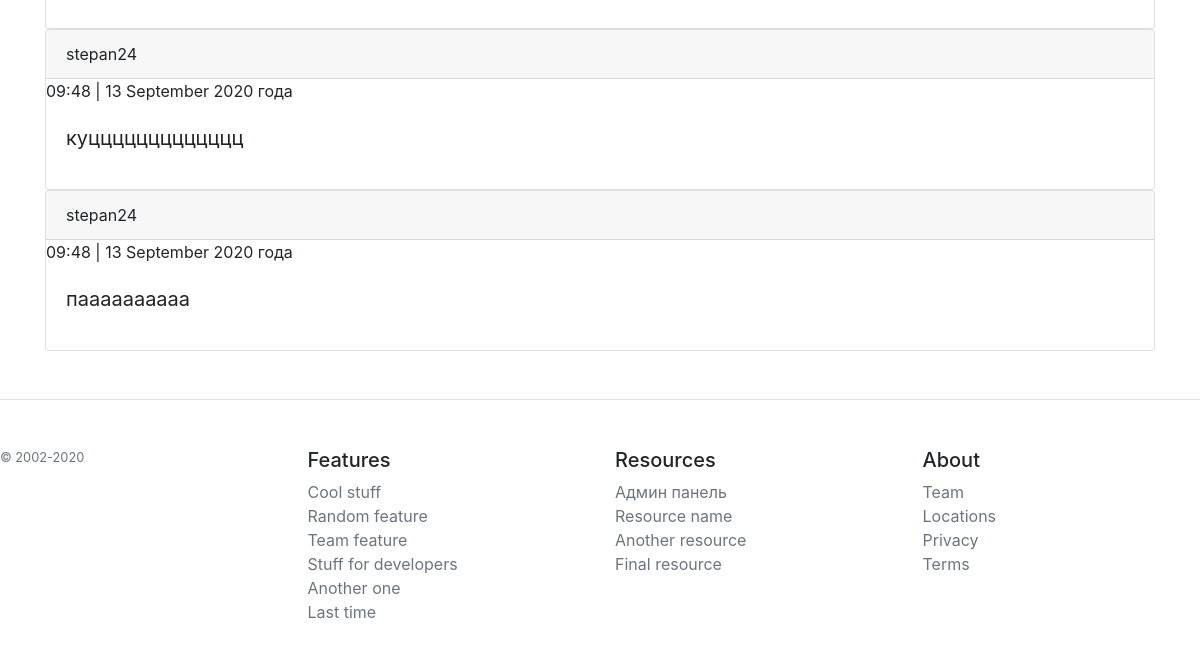
Before: /articles/6 (lower part) with the older database file.
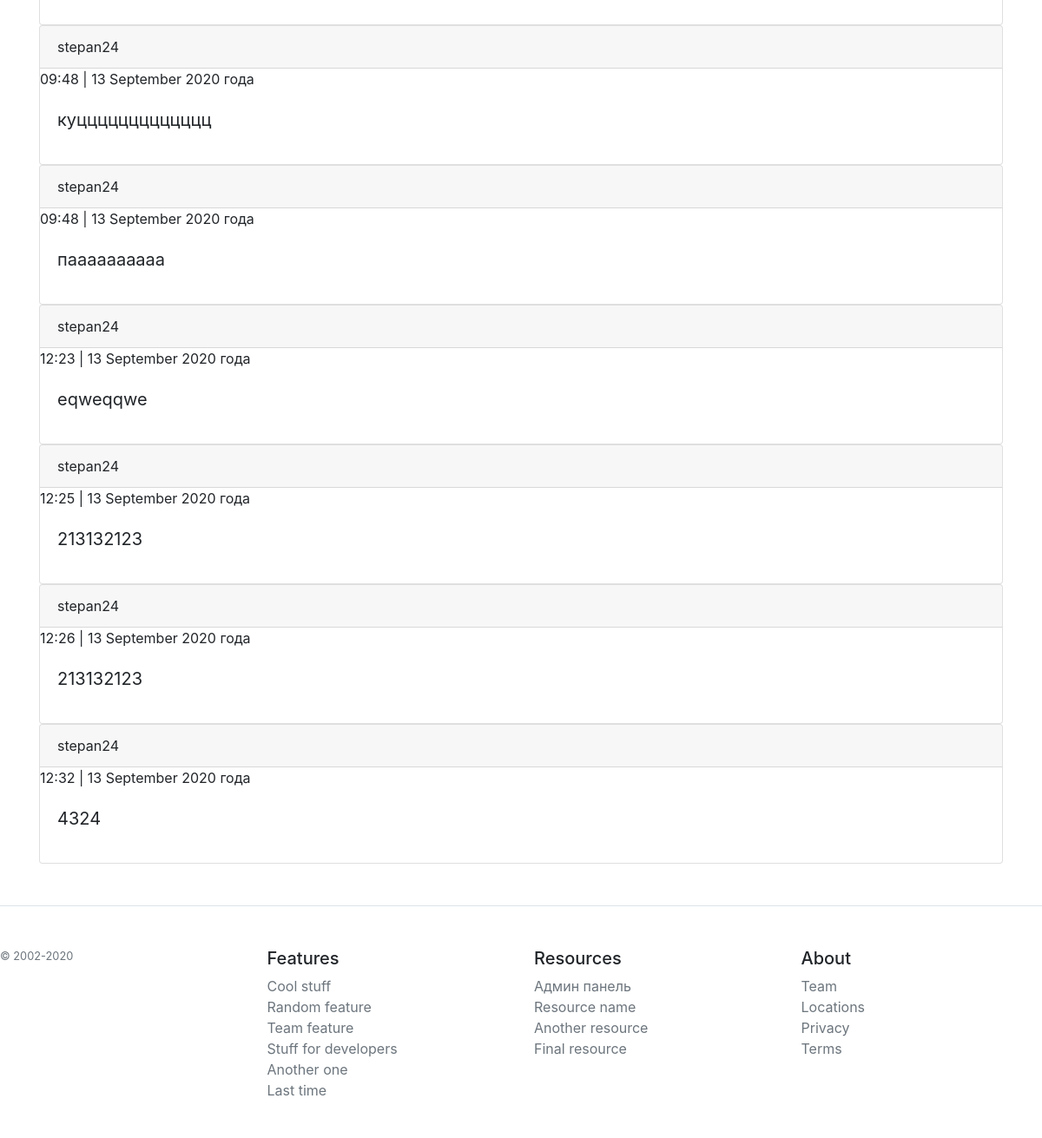
After: the same page with the newer database file.
### webapp/models.py (models this page shows, shortened)
class Comment(db.Model):
    id_comment = db.Column(db.Integer, primary_key=True)
    post_id = db.Column(db.Integer)
    user_name = db.Column(db.String())
    text = db.Column(db.String(320))
    comment_creation_date = db.Column(db.DateTime)

### webapp/articles/articles_routes.py (the view, shortened to what this page needs)
@arti.route('/<int:post_id>', methods=['POST', 'GET'])
def show_post(post_id):
    post = Post.query.get(post_id)
    if request.method == 'GET':
        comments = Comment.query.filter_by(post_id=post_id).all()
        return render_template('/articles/article.html', post=post, comments=comments)
    comments = Comment.query.filter_by(post_id=post_id).all()
    return render_template('/articles/article.html', post=post, comments=comments)

### webapp/templates/articles/article.html (shortened to what this page needs)
{% extends 'base.html' %}
{% block body %}
<div class="comments">
{% for comment in comments %}
<div class="card">
  <div class="card-header">
    {{ comment.user_name }}
  </div>
    <div>{{ moment(comment.comment_creation_date, local=False).format('HH:mm | D MMMM YYYY года', refresh=False) }}</div>
  <div class="card-body">
    <blockquote class="blockquote mb-0">
      <p>{{ comment.text }}</p>
    </blockquote>
  </div>
</div>
{% endfor %}
</div>
{% endblock %}

### webapp/templates/base.html (shortened to what this page needs)
<!DOCTYPE html>
<html lang="en">
<head>
  <link rel="stylesheet" href="https://stackpath.bootstrapcdn.com/bootstrap/4.5.1/css/bootstrap.min.css">
</head>
<body>
<div class="container">
    {% block row %}
      {% block body %}
      {% endblock %}
    {% endblock %}
</div>
  <footer class="pt-4 my-md-5 pt-md-5 border-top">
    <div class="row">
      <div class="col-12 col-md">
        <small class="d-block mb-3 text-muted">© 2002-2020</small>
      </div>
      <div class="col-6 col-md">
        <h5>Features</h5>
        <ul class="list-unstyled text-small">
          <li><a class="text-muted" href="#">Cool stuff</a></li>
          <li><a class="text-muted" href="#">Random feature</a></li>
          <li><a class="text-muted" href="#">Team feature</a></li>
          <li><a class="text-muted" href="#">Stuff for developers</a></li>
          <li><a class="text-muted" href="#">Another one</a></li>
          <li><a class="text-muted" href="#">Last time</a></li>
        </ul>
      </div>
      <div class="col-6 col-md">
        <h5>Resources</h5>
        <ul class="list-unstyled text-small">
          <li><a class="text-muted" href="/admin">Админ панель</a></li>
          <li><a class="text-muted" href="#">Resource name</a></li>
          <li><a class="text-muted" href="#">Another resource</a></li>
          <li><a class="text-muted" href="#">Final resource</a></li>
        </ul>
      </div>
      <div class="col-6 col-md">
        <h5>About</h5>
        <ul class="list-unstyled text-small">
          <li><a class="text-muted" href="#">Team</a></li>
          <li><a class="text-muted" href="#">Locations</a></li>
          <li><a class="text-muted" href="#">Privacy</a></li>
          <li><a class="text-muted" href="#">Terms</a></li>
        </ul>
      </div>
    </div>
  </footer>
</body>
</html>

Changed rows visible on the page:
added Comment: user_name "stepan24", comment_creation_date "12:23 | 13 September 2020 года", text "eqweqqwe"
added Comment: user_name "stepan24", comment_creation_date "12:25 | 13 September 2020 года", text "213132123"
added Comment: user_name "stepan24", comment_creation_date "12:26 | 13 September 2020 года", text "213132123"
added Comment: user_name "stepan24", comment_creation_date "12:32 | 13 September 2020 года", text "4324"
